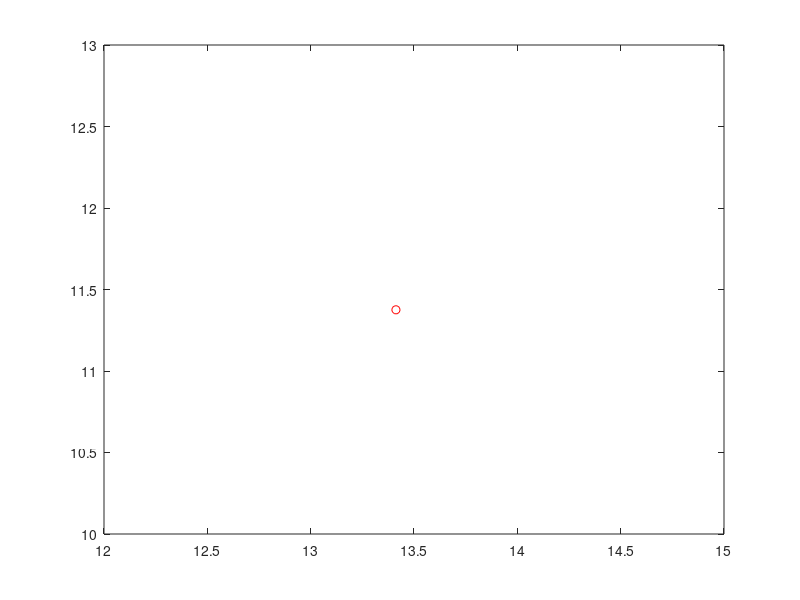

Write MATLAB code to recreate this figure.
function Tester_Gershgorin()


%Donna Dietz
%CIS Univeristy of Pennsylvania

%To test EAS105 Gershgorin Project

success=zeros(1,10); %zeros(1,n) where n is number of routines to test

fid=fopen('WorkingReportGershgorinProjectEAS105F2011.txt','wt');
fprintf(fid, date);
fprintf(fid, '\n \n');
k=clock;
if k(4)<=12
   if k(4)<=11 
      suffix=' am';
   else
      suffix=' pm';
   end
   
   if k(4)==0
       k(4)=12;
   end
else
    k(4)=k(4)-12;
    suffix=' pm';
end

if k(5)<10
    fprintf(fid, cat(2,num2str(k(4)),':','0',num2str(k(5)),suffix));
else
fprintf(fid, cat(2,num2str(k(4)),':',num2str(k(5)),suffix));
end

fprintf(fid, '\n \n');
fprintf(fid, 'Dear Student:  This is a ''working report'' for the Gershgorin Project. ');
fprintf(fid, '\n \n');
fprintf(fid, 'Please let me know promptly if you find a bug in this Tester Code. \n');
fprintf(fid, '\n \n');

%%%%%%%%%%%%%%%%%%%%%%%%%%%%%%%%%%%%%%%%%%%%%%%%%%%%%%%%%%%%%%%%%%%%
% 1) First M

Mreal= [16.6235    0.2785    0.9572    0.7922    0.6787    0.7060;
    1.3587    3.3556    0.7281    1.4392    1.1366    0.0477;
    0.1270    0.9575   21.6090    0.6557    0.7431    0.2769;
    0.9134    0.9649    0.1419   10.8445    0.3922    0.0462;
    0.3162    0.0788    0.2109    0.4246   13.4642    0.0486;
    0.0975    0.9706    0.9157    0.9340    0.1712    6.6322];

Mcomplex=  [15.1425    0.7655    0.7094    0.1190    0.7513    0.5472;
    0.4756   15.2428    1.1320    0.7475    0.3826    0.2079;
    0.9502    0.1869   12.7237    0.9597    0.5060    0.1493;
    0.0344    0.4898    0.6797    7.7880    0.6991    0.2575;
    0.2194    0.2228    0.3275    0.2926   11.3385    0.4204;
    0.3816    0.6463    0.1626    0.2238    0.9593    4.7019];

M=Mreal+Mcomplex*sqrt(-1);

CRreal = [  16.6235    4.7128;
    3.3556    5.8199;
   21.6090    4.3102;
   10.8445    3.7537;
   13.4642    1.9495;
    6.6322    4.4249];

CRcomplex = [ 15.1425         0;
   15.2428         0;
   12.7237         0;
    7.7880         0;
   11.3385         0;
    4.7019         0];
CR=CRreal+sqrt(-1)*CRcomplex;

try
   CRstudent=MtoCRlist(M);
   if sum(sum(abs(CR-CRstudent)))<0.003
        success(1)=1;
   end
catch
end



if success(1)==1
   fprintf(fid, '1) MtoCRlist seems to work fine!\n');
  
else
   fprintf(fid, '1) You need to work on MtoCRlist.*****************\n');
end

%%%%%%%%%%%%%%%%%%%%%%%%%%%%%%%%%%%%%%%%%%%%%%%%%%%%%%%%%%%%%%%%%%%%
% 2) PlotGershgorinCircles

try
    PlotGershgorinCircles(M);
    plotFine=0;
    disp(['Check to see that a plot with circles and points actually appears.']);
    plotFine=input('Enter a 1 if a reasonable plot appeared, otherwise 0: ');
    
    if plotFine==1
        success(2)=1;
    end
    
    if success(2)==1
        fprintf(fid, '2) PlotGershgorinCircles produces plots!\n');
        
    else
        fprintf(fid, '2) Your PlotGershgorinCircles doesn''t produce reasonable plots yet.*****************\n');
    end
    
catch
end

%%%%%%%%%%%%%%%%%%%%%%%%%%%%%%%%%%%%%%%%%%%%%%%%%%%%%%%%%%%%%%%%%%%%%%
% 3) PlotGershgorinCircles

try
    for i=1:6
       rectangle('position',[real(CR(i,1))-CR(i,2) imag(CR(i,1))-CR(i,2) 2*CR(i,2) 2*CR(i,2)],'curvature',[1,1],'EdgeColor','r'); 
    end
    disp(['Are the circles in the right places?']);
    plotFine=0;
    plotFine=input('Enter a 1 if red circles are on the other ones, otherwise 0: ');
    
    if plotFine==1
        success(3)=1;
    end
    if success(3)==1
        fprintf(fid, '3) PlotGershgorinCircles puts circles in the correct places!\n');
        
    else
        fprintf(fid, '3) Your PlotGershgorinCircles doesn''t put circles in the right places yet.*****************\n');
    end
    
    
    
catch
end

%%%%%%%%%%%%%%%%%%%%%%%%%%%%%%%%%%%%%%%%%%%%%%%%%%%%%%%%%%%%%%%%%%%%%%
% 4) PlotGershgorinCircles

try
    [v d]=eig(M);
    for i=1:6
       plot(d(i,i),'o','Color','r'); 
    end
    disp(['Are the points in the right places?']);
    plotFine=0;
    plotFine=input('Enter a 1 if red points are on the other ones, otherwise 0: ');
    
    if plotFine==1
        success(4)=1;
    end
    
    quant=gcf;
    for ii=1:quant
    close;
    end
    
    if success(4)==1
        fprintf(fid, '4) PlotGershgorinCircles puts eigenvalues in the correct places!\n');
        
    else
        fprintf(fid, '4) Your PlotGershgorinCircles doesn''t put eigenvalues in the right places yet.*****************\n');
    end
    
catch
end

%%%%%%%%%%%%%%%%%%%%%%%%%%%%%%%%%%%%%%%%%%%%%%%%%%%%%%%%%%%%%%%%%%%%%%
% 5) PlotGershgorinCirclesOneByOne

try
    PlotGershgorinCirclesOneByOne(M);
    
    success(5)=input('Enter a 1 if 6 plots appeared, otherwise 0: ');
    
    disp(['(I will close the plots for you!!!)']);
    success(6)=input('Enter a 1 if points were inside each of the circles:  ');
    if success(5)==1 && success(6)==1
        fprintf(fid, '5) PlotGershgorinCirclesOneByOne seems to work!\n');
        
    else
        fprintf(fid, '5) Your PlotGershgorinCirclesOneByOne still needs work.*****************\n');
    end
    
    quant=gcf;
    for ii=1:quant
    close;
    end
    
    
catch
    
end

%%%%%%%%%%%%%%%%%%%%%%%%%%%%%%%%%%%%%%%%%%%%%%%%%%%%%%%%%%%%%%%%%
% 6) PlotCircle
try
 PlotCircle(1+sqrt(-1), 2, 'r');
 axis equal
 success(7)=input('Enter 1 if a red circle of radius 2 at (1,1) showed up. 0 if not: ');
 
    quant=gcf;
    for ii=1:quant
    close;
    end
 
 
 PlotCircle(0, 1, [0.9 0.9 0.9]);
 axis equal
 success(8)=input('Enter 1 if a gray unit circle showed up. 0 if not: ');
 
    quant=gcf;
    for ii=1:quant
    close;
    end
 
 
catch
    
end

    if success(7)==1 && success(8)==1 
        fprintf(fid, '6) PlotCircle seems to work!\n');
        
    else
        fprintf(fid, '6) Your PlotCircle still needs work.*****************\n');
    end

%%%%%%%%%%%%%%%%%%%%%%%%%%%%%%%%%%%%%%%%%%%%%%%%%%%%%%%%%%%%%%
% Make suggestions for what to do next!

fprintf(fid, '\n \n');

%Tasks which have no prerequisites
if success(1)==0
    fprintf(fid, 'You should start to work on MtoCRlist, which has no prerequisites!\n');
end

if success(8)+success(7)<2
    fprintf(fid, 'You should work on PlotCircle.  Recall commands ''real'' and ''imag''. \n');
end


if success(3) + success(4) ==2 && success(5)+success(6)<2
    fprintf(fid,'You have the single plot working but not the multi-plot version of it. Try sorting items! \n');
end


%If student has completed tasks without prerequisites, then suggest tasks based on current
%progress.




if sum(success(1:8))==8
    fprintf(fid, 'Everything looks great! Zip up your  routines and turn it all in on Blackboard! \n');
end


fclose(fid);


disp(['See ''WorkingReportGershgorinProjectEAS105F2011.txt'' for results! '])

%%%%%%%%%%%%%%%%%%%%%%%%%%%%%%%%%%%%%%%%%%%%%%%%%%

end
